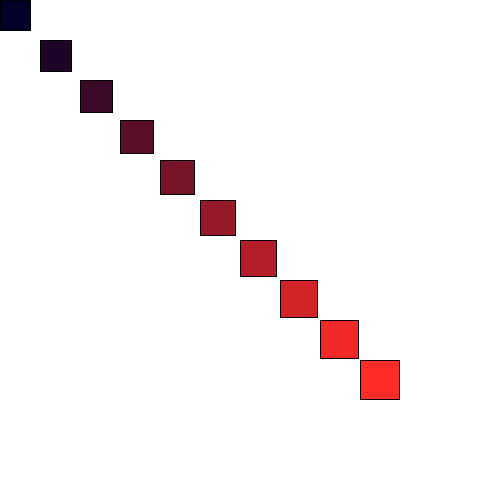
Frame 1 (no input)
Frame 60 (the mouse pressed at the canvas centre just before this capture): identical to frame 1, image omitted
Frame 120 (the mouse held since frame 60 and released just before this capture): identical to frame 1, image omitted

The Processing sketch that drew this single still picture (run headless with seeded random() and noise(); from frame 60 on, the mouse is pressed at the canvas centre):

// Processing sketch: forLoop_unidimensional
// ── forLoop_unidimensional.pde
int i = 100;

void setup() {
  size(500, 500);
}

void draw() {
  background(255);
  for(int i=0; i<10; i++){
    fill(30*i, 5*i, 40);
    rect(40*i, 40*i, 30+i , 30+i); 
  }  
}
